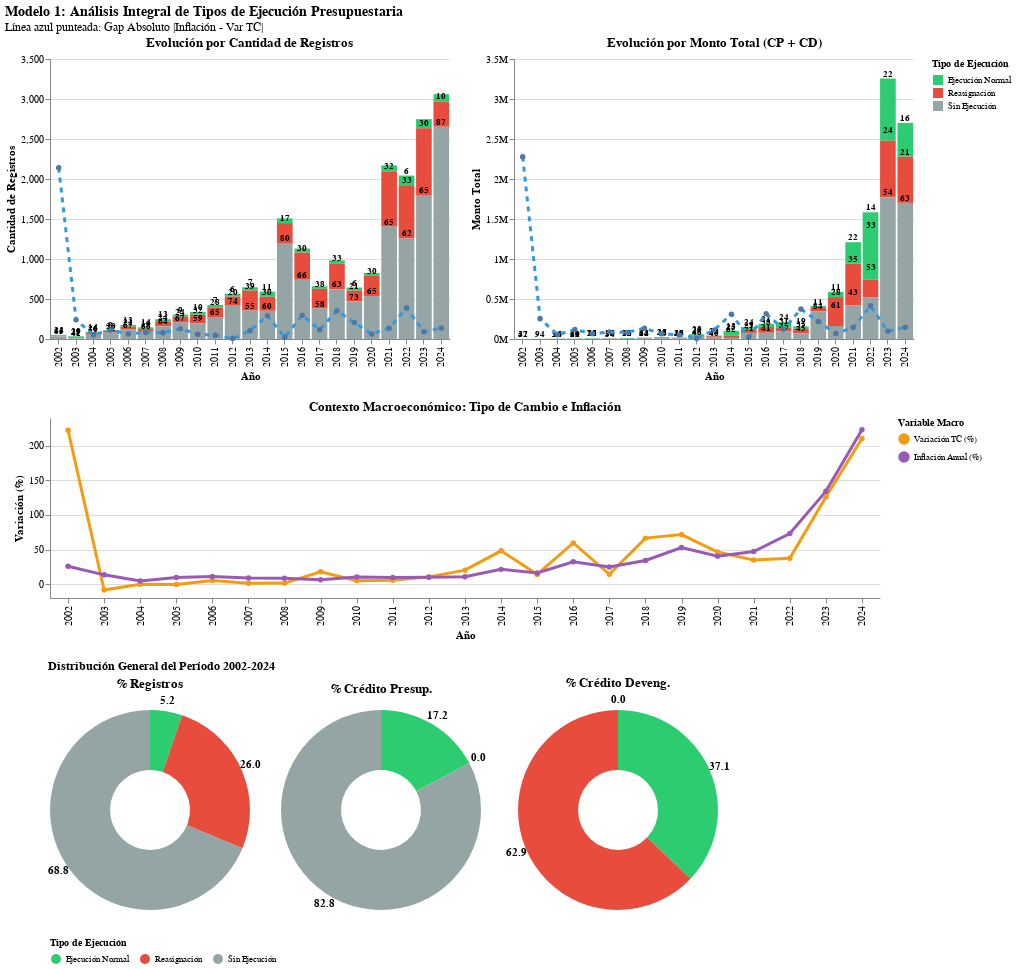

Notebook code cell kept with this figure:
### Markdown cell above
## Insights Modelo 1 - Clasificación de Tipo de Ejecución

### Code cell
# ====================================================================
# DASHBOARD MODELO 1 COMPLETO: CON LEYENDAS EN TODOS LOS GRÁFICOS
# ====================================================================

# ══════════════════════════════════════════════════════════════════
# PREPARAR DATOS
# ══════════════════════════════════════════════════════════════════

# Por cantidades
tipo_ejecucion_anio = df_modelo_1.groupby(['anio', 'tipo_ejecucion']).size().reset_index(name='cantidad')
tipo_ejecucion_anio['total_anio'] = tipo_ejecucion_anio.groupby('anio')['cantidad'].transform('sum')
tipo_ejecucion_anio['porcentaje'] = (tipo_ejecucion_anio['cantidad'] / tipo_ejecucion_anio['total_anio'] * 100).round(1)

# Por montos
montos_por_tipo = df_modelo_1.groupby(['anio', 'tipo_ejecucion']).agg({
    'credito_presupuestado': 'sum',
    'credito_devengado': 'sum'
}).reset_index()
montos_por_tipo['monto_total'] = montos_por_tipo['credito_presupuestado'] + montos_por_tipo['credito_devengado']
montos_por_tipo['total_anio'] = montos_por_tipo.groupby('anio')['monto_total'].transform('sum')
montos_por_tipo['porcentaje'] = (montos_por_tipo['monto_total'] / montos_por_tipo['total_anio'] * 100).round(1)

# Variables macro
macro_por_anio = df_modelo_1.groupby('anio').agg({
    'tc_variacion_pct': 'first',
    'inflacion_anual_pct': 'first',
    'gap_abs': 'first'
}).reset_index()

# Datos para tortas
resumen = df_modelo_1.groupby('tipo_ejecucion').agg({
    'credito_presupuestado': 'sum',
    'credito_devengado': 'sum'
}).reset_index()
cantidad_por_tipo = df_modelo_1['tipo_ejecucion'].value_counts().reset_index()
cantidad_por_tipo.columns = ['tipo_ejecucion', 'cantidad_registros']
resumen = resumen.merge(cantidad_por_tipo, on='tipo_ejecucion')
resumen['%_registros'] = (resumen['cantidad_registros'] / resumen['cantidad_registros'].sum() * 100).round(1)
resumen['%_CP'] = (resumen['credito_presupuestado'] / resumen['credito_presupuestado'].sum() * 100).round(1)
resumen['%_CD'] = (resumen['credito_devengado'] / resumen['credito_devengado'].sum() * 100).round(1)

orden_tipos = ['Ejecución Normal', 'Reasignación', 'Sin Ejecución']
resumen['tipo_ejecucion'] = pd.Categorical(resumen['tipo_ejecucion'], categories=orden_tipos, ordered=True)
resumen = resumen.sort_values('tipo_ejecucion').reset_index(drop=True)

# ══════════════════════════════════════════════════════════════════
# FILA 1: TORTAS
# ══════════════════════════════════════════════════════════════════

# Torta 1: Registros (CON leyenda)
base_registros = alt.Chart(resumen).encode(
    theta=alt.Theta('cantidad_registros:Q', stack=True),
    order=alt.Order('tipo_ejecucion:N', sort='ascending'),
    color=alt.Color('tipo_ejecucion:N',
                    title='Tipo de Ejecución',
                    scale=alt.Scale(domain=orden_tipos, range=['#2ecc71', '#e74c3c', '#95a5a6']),
                    legend=alt.Legend(orient='bottom', titleFontSize=10, labelFontSize=9))
)
torta_registros = base_registros.mark_arc(innerRadius=40).encode(
    tooltip=[alt.Tooltip('tipo_ejecucion:N', title='Tipo'),
             alt.Tooltip('cantidad_registros:Q', format=',', title='Cantidad'),
             alt.Tooltip('%_registros:Q', format='.1f', title='%')]
)
text_registros = base_registros.mark_text(radius=110, fontSize=11, fontWeight='bold').encode(
    text=alt.Text('%_registros:Q', format='.1f'), color=alt.value('black')
)
chart_registros = (torta_registros + text_registros).properties(
    width=200, height=220, title='% Registros'
)

# Torta 2: CP (CON leyenda)
base_cp = alt.Chart(resumen).encode(
    theta=alt.Theta('credito_presupuestado:Q', stack=True),
    order=alt.Order('tipo_ejecucion:N', sort='ascending'),
    color=alt.Color('tipo_ejecucion:N',
                    title='Tipo de Ejecución',
                    scale=alt.Scale(domain=orden_tipos, range=['#2ecc71', '#e74c3c', '#95a5a6']),
                    legend=alt.Legend(orient='bottom', titleFontSize=10, labelFontSize=9))
)
torta_cp = base_cp.mark_arc(innerRadius=40).encode(
    tooltip=[alt.Tooltip('tipo_ejecucion:N', title='Tipo'),
             alt.Tooltip('credito_presupuestado:Q', format=',.0f', title='CP'),
             alt.Tooltip('%_CP:Q', format='.1f', title='%')]
)
text_cp = base_cp.mark_text(radius=110, fontSize=11, fontWeight='bold').encode(
    text=alt.Text('%_CP:Q', format='.1f'), color=alt.value('black')
)
chart_cp = (torta_cp + text_cp).properties(
    width=200, height=220, title='% Crédito Presup.'
)

# Torta 3: CD (CON leyenda)
base_cd = alt.Chart(resumen).encode(
    theta=alt.Theta('credito_devengado:Q', stack=True),
    order=alt.Order('tipo_ejecucion:N', sort='ascending'),
    color=alt.Color('tipo_ejecucion:N',
                    title='Tipo de Ejecución',
                    scale=alt.Scale(domain=orden_tipos, range=['#2ecc71', '#e74c3c', '#95a5a6']),
                    legend=alt.Legend(orient='bottom', titleFontSize=10, labelFontSize=9))
)
torta_cd = base_cd.mark_arc(innerRadius=40).encode(
    tooltip=[alt.Tooltip('tipo_ejecucion:N', title='Tipo'),
             alt.Tooltip('credito_devengado:Q', format=',.0f', title='CD'),
             alt.Tooltip('%_CD:Q', format='.1f', title='%')]
)
text_cd = base_cd.mark_text(radius=110, fontSize=11, fontWeight='bold').encode(
    text=alt.Text('%_CD:Q', format='.1f'), color=alt.value('black')
)
chart_cd = (torta_cd + text_cd).properties(
    width=200, height=220, title='% Crédito Deveng.'
)

fila_tortas = alt.hconcat(
    chart_registros, chart_cp, chart_cd
).properties(
    title=alt.TitleParams(
        text='Distribución General del Período 2002-2024',
        fontSize=12,
        fontWeight='bold'
    )
)

# ══════════════════════════════════════════════════════════════════
# FILA 2: CANTIDADES + MONTOS (CON LEYENDAS)
# ══════════════════════════════════════════════════════════════════

# Escalar gap
max_cantidad = tipo_ejecucion_anio.groupby('anio')['cantidad'].sum().max()
max_monto = montos_por_tipo.groupby('anio')['monto_total'].sum().max()
max_gap = macro_por_anio['gap_abs'].max()
macro_por_anio['gap_escalado_cant'] = macro_por_anio['gap_abs'] * (max_cantidad / max_gap * 0.7)
macro_por_anio['gap_escalado_monto'] = macro_por_anio['gap_abs'] * (max_monto / max_gap * 0.7)

# Gráfico Cantidades (CON leyenda)
bars_cantidades = alt.Chart(tipo_ejecucion_anio).mark_bar().encode(
    x=alt.X('anio:O', title='Año'),
    y=alt.Y('cantidad:Q', title='Cantidad de Registros'),
    color=alt.Color('tipo_ejecucion:N',
                    title='Tipo de Ejecución',
                    scale=alt.Scale(domain=orden_tipos, range=['#2ecc71', '#e74c3c', '#95a5a6']),
                    legend=alt.Legend(orient='right', titleFontSize=10, labelFontSize=9)),
    tooltip=['anio', 'tipo_ejecucion', 'cantidad', alt.Tooltip('porcentaje:Q', format='.1f', title='%')]
)
text_cantidades = alt.Chart(tipo_ejecucion_anio).mark_text(dy=-5, fontSize=9, fontWeight='bold').encode(
    x=alt.X('anio:O'), y=alt.Y('cantidad:Q', stack='zero'),
    text=alt.Text('porcentaje:Q', format='.0f'), color=alt.value('black'),
    opacity=alt.condition(alt.datum.porcentaje > 5, alt.value(1), alt.value(0))
)
linea_gap_cant = alt.Chart(macro_por_anio).mark_line(point=True, color='#3498db', size=3, strokeDash=[5, 5]).encode(
    x=alt.X('anio:O'), y=alt.Y('gap_escalado_cant:Q', title=''),
    tooltip=[alt.Tooltip('anio:O'), alt.Tooltip('gap_abs:Q', format='.1f', title='Gap Abs (pp)')]
)
chart_cantidades = (bars_cantidades + text_cantidades + linea_gap_cant).properties(
    width=400, height=280, title='Evolución por Cantidad de Registros'
)

# Gráfico Montos (CON leyenda)
bars_montos = alt.Chart(montos_por_tipo).mark_bar().encode(
    x=alt.X('anio:O', title='Año'),
    y=alt.Y('monto_total:Q', title='Monto Total', axis=alt.Axis(format='~s')),
    color=alt.Color('tipo_ejecucion:N',
                    title='Tipo de Ejecución',
                    scale=alt.Scale(domain=orden_tipos, range=['#2ecc71', '#e74c3c', '#95a5a6']),
                    legend=alt.Legend(orient='right', titleFontSize=10, labelFontSize=9)),
    tooltip=['anio', 'tipo_ejecucion',
             alt.Tooltip('credito_presupuestado:Q', format=',.0f', title='CP'),
             alt.Tooltip('credito_devengado:Q', format=',.0f', title='CD'),
             alt.Tooltip('monto_total:Q', format=',.0f', title='Total'),
             alt.Tooltip('porcentaje:Q', format='.1f', title='%')]
)
text_montos = alt.Chart(montos_por_tipo).mark_text(dy=-5, fontSize=9, fontWeight='bold').encode(
    x=alt.X('anio:O'), y=alt.Y('monto_total:Q', stack='zero'),
    text=alt.Text('porcentaje:Q', format='.0f'), color=alt.value('black'),
    opacity=alt.condition(alt.datum.porcentaje > 5, alt.value(1), alt.value(0))
)
linea_gap_monto = alt.Chart(macro_por_anio).mark_line(point=True, color='#3498db', size=3, strokeDash=[5, 5]).encode(
    x=alt.X('anio:O'), y=alt.Y('gap_escalado_monto:Q', title=''),
    tooltip=[alt.Tooltip('anio:O'), alt.Tooltip('gap_abs:Q', format='.1f', title='Gap Abs (pp)')]
)
chart_montos = (bars_montos + text_montos + linea_gap_monto).properties(
    width=400, height=280, title='Evolución por Monto Total (CP + CD)'
)

fila_barras = alt.hconcat(chart_cantidades, chart_montos)

# ══════════════════════════════════════════════════════════════════
# FILA 3: VARIABLES MACROECONÓMICAS
# ══════════════════════════════════════════════════════════════════

macro_long = macro_por_anio.melt(
    id_vars=['anio'],
    value_vars=['tc_variacion_pct', 'inflacion_anual_pct'],
    var_name='variable',
    value_name='valor'
)
macro_long['variable'] = macro_long['variable'].replace({
    'tc_variacion_pct': 'Variación TC (%)',
    'inflacion_anual_pct': 'Inflación Anual (%)'
})

chart_macro = alt.Chart(macro_long).mark_line(point=True, size=3).encode(
    x=alt.X('anio:O', title='Año'),
    y=alt.Y('valor:Q', title='Variación (%)'),
    color=alt.Color('variable:N',
                    title='Variable Macro',
                    scale=alt.Scale(domain=['Variación TC (%)', 'Inflación Anual (%)'],
                                   range=['#f39c12', '#9b59b6']),
                    legend=alt.Legend(orient='right', titleFontSize=10, labelFontSize=9)),
    tooltip=['anio', 'variable', alt.Tooltip('valor:Q', format='.1f', title='Valor (%)')]
).properties(
    width=830, height=180,
    title='Contexto Macroeconómico: Tipo de Cambio e Inflación'
)

# ══════════════════════════════════════════════════════════════════
# COMBINAR TODO
# ══════════════════════════════════════════════════════════════════

dashboard_modelo1_final = alt.vconcat(
    fila_barras,
    chart_macro,
    fila_tortas
    
).properties(
    title=alt.TitleParams(
        text='Modelo 1: Análisis Integral de Tipos de Ejecución Presupuestaria',
        fontSize=14,
        fontWeight='bold',
        subtitle='Línea azul punteada: Gap Absoluto |Inflación - Var TC|'
    )
).resolve_scale(
    color='independent'
).configure_view(
    strokeWidth=0
)

dashboard_modelo1_final
